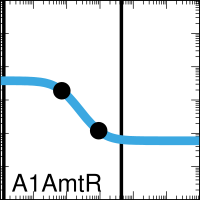

The gnuplot source for this figure:

set output "demo_FixedGates0xFE_002_A000_xfer_model_A1_AmtR.eps"
set terminal postscript eps enhanced color "Helvetica, 35" size 2,2
set logscale x
set logscale y
set lmargin screen 0.0
set rmargin screen 1.0
set tmargin screen 1.0
set bmargin screen 0.0
set size ratio 1.0
set border linewidth 2
set tics scale 2
set mxtics 10
set mytics 10
set key bottom left
set key samplen -1
set xrange [0.001:1000.0]
set yrange [0.001:1000.0]
set format y "10^{%L}"    
set format x "10^{%L}"    
set format x ""    
set xlabel '11001100'
set arrow from 0.0013,0.001 to 0.0013,1000.0 nohead lw 10 lt 2 lc rgb '#000000'
set arrow from 4.4,0.001 to 4.4,1000.0 nohead lw 10 lt 2 lc rgb '#000000'
ymin = 0.06
ymax = 3.8
K = 0.07
n = 1.6
set dummy x

plot ymin+(ymax-ymin)/(1.0+(x/K)**n) lw 25 lc rgb '#3BA9E0' title 'A1AmtR',\
 "<echo '1 2'" using (0.071418036):(1.8999999942505164)  with points pt 7 ps 4 lc rgb 'black' notitle,\
 "<echo '1 2'" using (0.917082477):(0.11999999997380284)  with points pt 7 ps 4 lc rgb 'black' notitle
